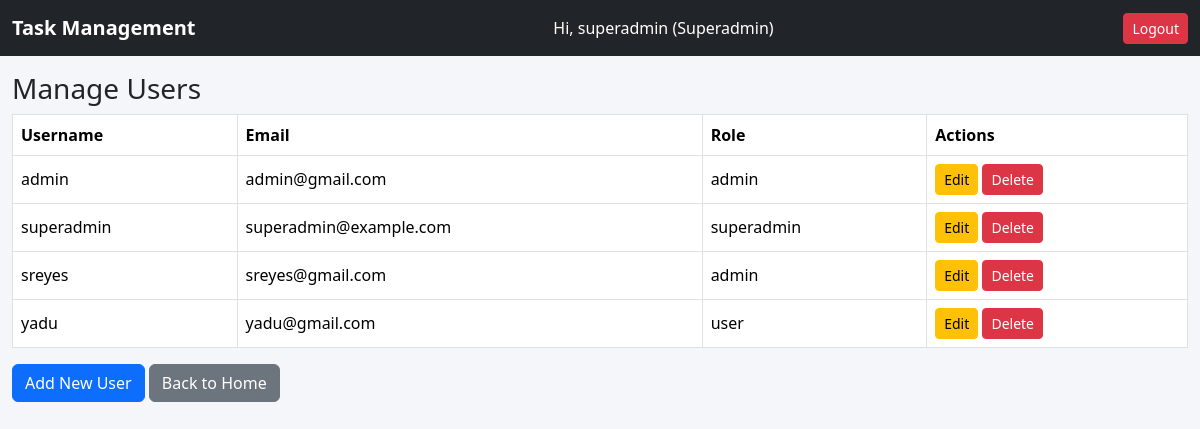
/superadmin/manage-users/ (signed in), run on the app's committed database.
### tasks/models.py (models this page shows)
class User(AbstractUser):
    ROLE_CHOICES = (
        ('superadmin', 'Super Admin'),
        ('admin', 'Admin'),
        ('user', 'User'),
    )
    role = models.CharField(max_length=20, choices=ROLE_CHOICES, default='user')

### tasks/views.py (the view)
# urls.py: path('superadmin/manage-users/', views.manage_users, name='manage_users'),
@login_required
@user_passes_test(is_superadmin)
def manage_users(request):
    users = User.objects.all()
    return render(request, 'tasks/manage_users.html', {'users': users})

### tasks/views.py (called while the page is built)
def is_superadmin(user):
    return user.role == 'superadmin'

### tasks/templates/tasks/manage_users.html
{% extends "tasks/base.html" %}
{% block content %}
<h3>Manage Users</h3>
<table class="table table-bordered">
    <thead>
        <tr>
            <th>Username</th>
            <th>Email</th>
            <th>Role</th>
            <th>Actions</th>
        </tr>
    </thead>
    <tbody>
        {% for user in users %}
        <tr>
            <td>{{ user.username }}</td>
            <td>{{ user.email }}</td>
            <td>{{ user.role }}</td>
            <td>
                <a href="{% url 'edit_user' user.id %}" class="btn btn-sm btn-warning">Edit</a>
                <a href="{% url 'delete_user' user.id %}" class="btn btn-sm btn-danger">Delete</a>
            </td>
        </tr>
        {% empty %}
        <tr><td colspan="4" class="text-center">No users found</td></tr>
        {% endfor %}
    </tbody>
</table>
<a href="{% url 'add_user' %}" class="btn btn-primary">Add New User</a>
 <a href="{% url 'superadmin_dashboard' %}" class="btn btn-secondary ">Back to Home</a>
{% endblock %}

### tasks/templates/tasks/base.html (shortened to what this page needs)
{% load static %}
<!DOCTYPE html>
<html lang="en">
<head>
<link href="https://cdn.jsdelivr.net/npm/bootstrap@5.3.2/dist/css/bootstrap.min.css" rel="stylesheet">
<link href="https://cdnjs.cloudflare.com/ajax/libs/font-awesome/6.4.0/css/all.min.css" rel="stylesheet">
  <link rel="stylesheet" href="{% static 'tasks/css/bootstrap.min.css' %}">
</head>
<body>
<nav class="navbar navbar-dark bg-dark">
  <div class="container-fluid">
    <a class="navbar-brand fw-bold" href="#">Task Management</a>
    {% if user.is_authenticated %}
    <span class="text-white me-2">Hi, {{ user.username }} ({{ user.role|title }})</span>
    <a href="{% url 'logout' %}" class="btn btn-danger btn-sm">Logout</a>
    {% endif %}
  </div>
</nav>
<div class="container-fluid mt-3">
  {% block content %}{% endblock %}
</div>
</body>
</html>

### tasks/templates/tasks/base.html (style rules this page uses)
body { background-color: #f4f6f9; }
.table th, .table td { vertical-align: middle; }

### data on the page
User: username "superadmin", role "Superadmin", email "superadmin@example.com", role "superadmin"
User: username "admin", email "admin@gmail.com", role "admin"
User: username "sreyes", email "sreyes@gmail.com", role "admin"
User: username "yadu", email "yadu@gmail.com", role "user"
